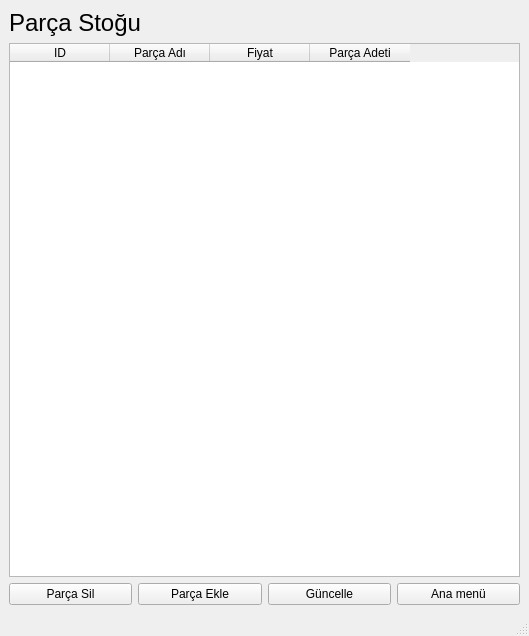
<?xml version="1.0" encoding="UTF-8"?>
<ui version="4.0">
 <class>parca_stok</class>
 <widget class="QMainWindow" name="parca_stok">
  <property name="geometry">
   <rect>
    <x>0</x>
    <y>0</y>
    <width>529</width>
    <height>636</height>
   </rect>
  </property>
  <property name="windowTitle">
   <string>Parça Stoğu</string>
  </property>
  <widget class="QWidget" name="centralwidget">
   <layout class="QVBoxLayout" name="verticalLayout">
    <item>
     <widget class="QLabel" name="label">
      <property name="font">
       <font>
        <pointsize>18</pointsize>
       </font>
      </property>
      <property name="text">
       <string>Parça Stoğu</string>
      </property>
     </widget>
    </item>
    <item>
     <widget class="QTableWidget" name="tableWidget">
      <column>
       <property name="text">
        <string>ID</string>
       </property>
      </column>
      <column>
       <property name="text">
        <string>Parça Adı</string>
       </property>
      </column>
      <column>
       <property name="text">
        <string>Fiyat</string>
       </property>
      </column>
      <column>
       <property name="text">
        <string>Parça Adeti</string>
       </property>
      </column>
     </widget>
    </item>
    <item>
     <layout class="QHBoxLayout" name="horizontalLayout">
      <item>
       <widget class="QPushButton" name="pb_parcaSil">
        <property name="text">
         <string>Parça Sil</string>
        </property>
       </widget>
      </item>
      <item>
       <widget class="QPushButton" name="pb_parcaEkle">
        <property name="text">
         <string>Parça Ekle</string>
        </property>
       </widget>
      </item>
      <item>
       <widget class="QPushButton" name="pb_parcaTableGuncelle">
        <property name="text">
         <string>Güncelle</string>
        </property>
       </widget>
      </item>
      <item>
       <widget class="QPushButton" name="pb_parcastokAnamenu">
        <property name="text">
         <string>Ana menü</string>
        </property>
       </widget>
      </item>
     </layout>
    </item>
   </layout>
  </widget>
  <widget class="QMenuBar" name="menubar">
   <property name="geometry">
    <rect>
     <x>0</x>
     <y>0</y>
     <width>529</width>
     <height>26</height>
    </rect>
   </property>
  </widget>
  <widget class="QStatusBar" name="statusbar"/>
 </widget>
 <resources/>
 <connections/>
</ui>
